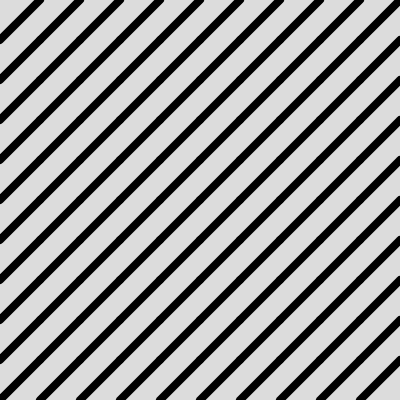
Frame 1 (no input)
Frame 60 (no input): identical to frame 1, image omitted
Frame 120 (the mouse pressed at the canvas centre since frame 60): identical to frame 1, image omitted

The p5.js sketch that drew this single still picture (run headless with seeded random() and noise() and a simulated clock; from frame 60 on, the mouse is pressed at the canvas centre):

// p5.js sketch
// ── sketch.js
// https://editor.p5js.org/jht9629-gmail/sketches/abgeEnTyf
// maze tiles count

let len = 40;
let a_angle = 0;
let a_now = [];
let a_next = [];
// {count: seconds,...}
let a_pause_dict = { 0: 2.0, 90: 2.0 };
let a_pause_start = -1;
let a_pause_lapse;
let a_strokeWeight = 8;
let a_fill_pending = 0;

function setup() {
  createCanvas(400, 400);
  angleMode(DEGREES);
  noFill();
  strokeWeight(a_strokeWeight);
  fill_now();
  fill_next();
}

function fill_now() {
  a_now = [];
  // Fill array a_arr with random true/false values
  let index = 0
  for (let x = 0; x < width; x += len) {
    for (let y = 0; y < height; y += len) {
      // let odd = random() > 0.5;
      // let odd = index == 0
      let odd = false
      a_now.push(odd);
      index++
    }
  }
}

function fill_next() {
  a_next = [];
  // Fill array a_arr with random true/false values
  let index = 0
  for (let x = 0; x < width; x += len) {
    for (let y = 0; y < height; y += len) {
      let odd = random() > 0.5;
      // odd = index == 0
      a_next.push(odd);
      index++
    }
  }
}

function draw() {
  let half = len / 2;
  background(220);
  let index = 0;
  for (let x = 0; x < width; x += len) {
    for (let y = 0; y < height; y += len) {
      let now = a_now[index];
      let next = a_next[index];
      let angle = now == next ? 0 : a_angle;
      if (now) {
        drawLeft(x, y, half, angle);
      } else {
        drawRight(x, y, half, angle);
      }
      index++;
    }
  }
  if (check_cycle()) {
    a_angle = (a_angle + 1) % 180;
  }
}

function mousePressed() {
  console.log("mousePressed");
  // fill_arr();
  a_fill_pending = 1;
}
// return true to advance cycle
// use a_angle to find seconds to pause in a_pause_dict
function check_cycle() {
  if (a_pause_start > 0) {
    let now = millis();
    if (now - a_pause_start > a_pause_lapse) {
      a_pause_start = 0;
      return true;
    } else {
      return false;
    }
  }
  let lapse = a_pause_dict[a_angle];
  if (lapse) {
    a_pause_start = millis();
    a_pause_lapse = lapse * 1000;

    if (a_angle == 0) {
      console.log("a_angle", a_angle, "frameCount", frameCount);
      fill_next()
    }

    return false;
  } else {
    return true;
  }
}

function drawLeft(x, y, half, angle) {
  push();
  translate(x + half, y + half);
  rotate(angle);
  line(-half + 0, -half + 0, -half + len, -half + len);
  pop();
}

function drawRight(x, y, half, angle) {
  push();
  noFill();
  translate(x + half, y + half);
  rotate(angle);
  line(-half + len, -half + 0, -half + 0, -half + len);
  pop();
}

// https://editor.p5js.org/jht9629-gmail/sketches/i2hCaC36l
// maze tiles pause

// https://editor.p5js.org/jht9629-gmail/sketches/LnPplI2CR
// truchet tiles pause

// https://editor.p5js.org/jht9629-gmail/sketches/EfQDCJ5aR
// truchet tiles array

// https://editor.p5js.org/jht9629-nyu/sketches/5TSs5XB6o
// truchet tiles rotate

// https://editor.p5js.org/jht9629-nyu/sketches/1CpIVSqp_d
// truchet tiles re-factored

// https://editor.p5js.org/jht9629-nyu/sketches/lBrb1cBQ7
// truchet tiles copy

// https://editor.p5js.org/ambikajo/sketches/cKu3Gn0Po
// truchet tiles by ambikajo
